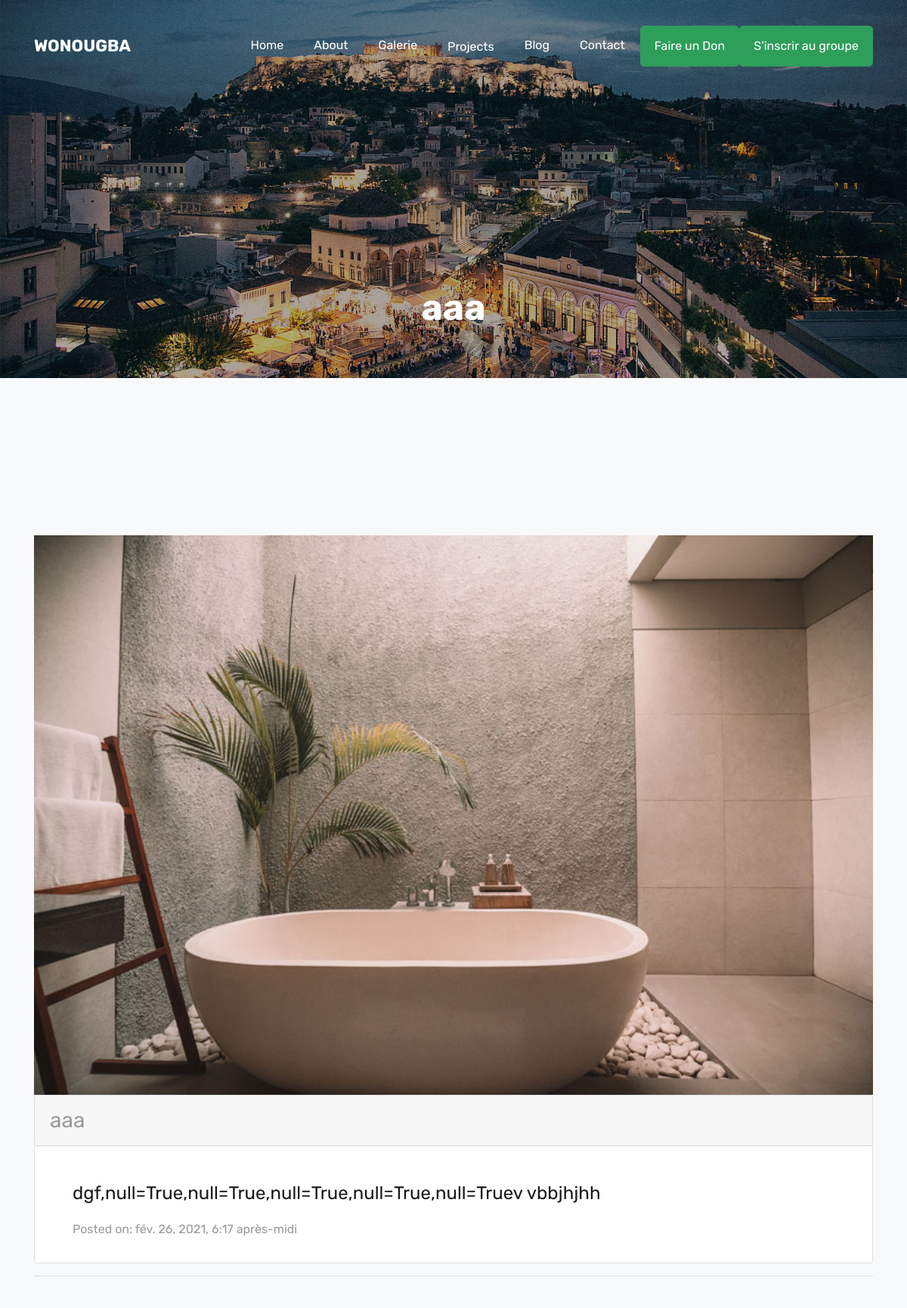
Before: /post/2/ (upper part) with the older database file.
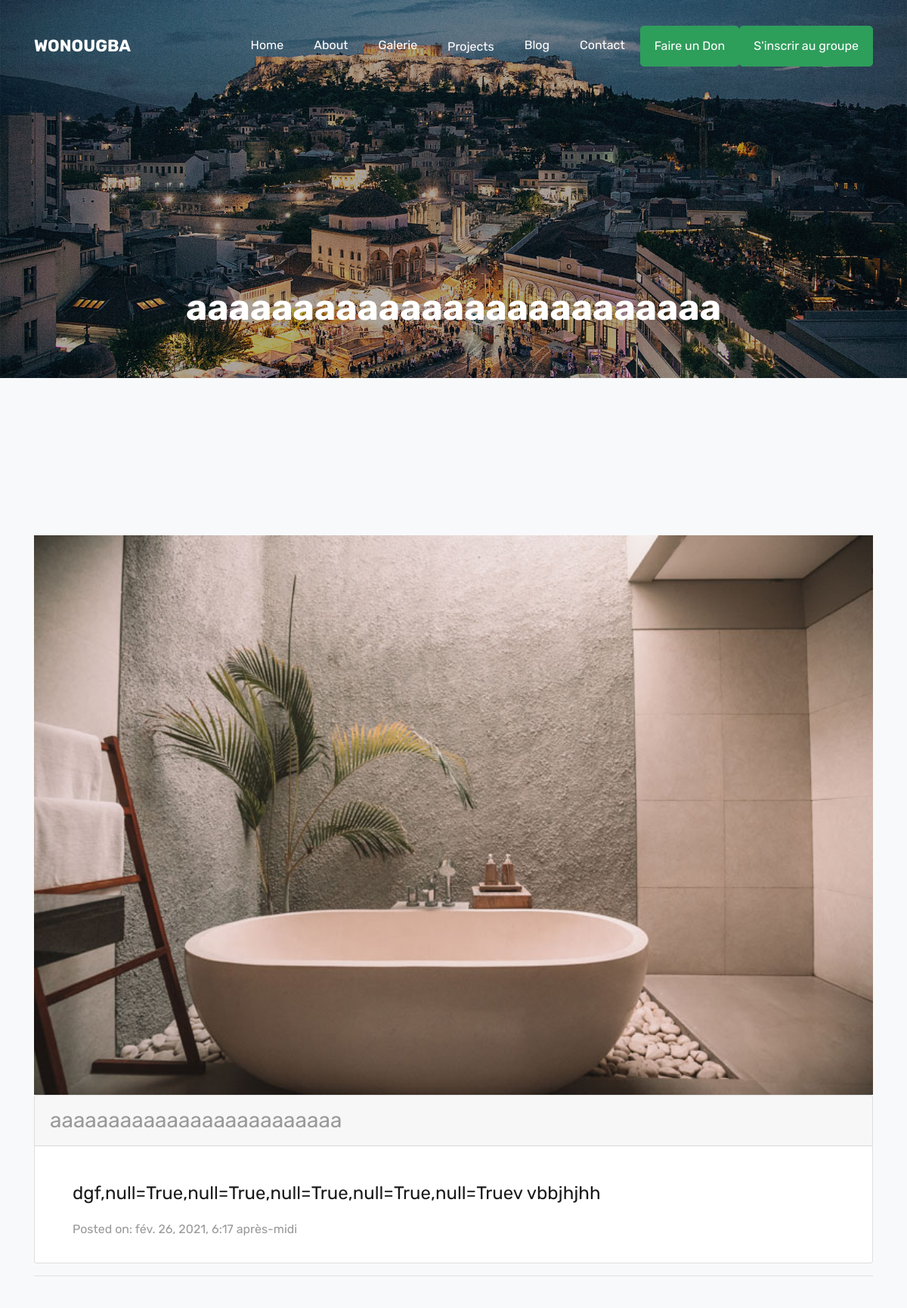
After: the same page with the newer database file.
### blog/models.py (models this page shows, shortened)
class Post(models.Model):
    author = models.ForeignKey('auth.User', on_delete=models.CASCADE,)
    title = models.CharField(max_length=200)
    text = models.TextField()
    photo = models.ImageField(upload_to='images/', null=True)
    created_date = models.DateTimeField(default=timezone.now)
    published_date = models.DateTimeField(blank=True, null=True)

### blog/views.py (the view)
# urls.py: path('post/<int:pk>/', views.PostDetailView.as_view(), name='post_detail'),
class PostDetailView(DetailView):
    model = Post

### blog/templates/blog/post_detail.html (shortened to what this page needs)
{% extends 'base1.html' %}
{% block content %}
	<section class="hero-wrap hero-wrap-2" style="background-image: url('/static/images/bg_2.jpg');" data-stellar-background-ratio="0.5">
	    <div class="overlay"></div>
	    <div class="container">
	      <div class="row no-gutters slider-text align-items-end justify-content-center">
	        <div class="col-md-9 ftco-animate pb-5 text-center">
	          <h1 class="mb-3 bread">{{ post.title }}</h1>
	        </div>
	      </div>
	    </div>
	</section>
	<section class="ftco-section bg-light" data-section="blog">
	    <div class="container">
	        <div class="row justify-content-center mb-5 pb-5">
	    </div>
				<div>
					<img src="/static/images/image_1.jpg" style="width: 100%; height: 50%;" alt="">
				</div>
		<div class="card">
			<h3 class="card-header posttitle loader">{{ post.title }} &nbsp
  			</h3>
  			<div class="card-block" style="margin-left:50px">
  		   		<br>
		   		<p class='postcontent'><h4>{{ post.text|safe|linebreaksbr }}</h4></p>
				{% if post.published_date %}
					<div class="date postdate">Posted on: {{ post.published_date }} </div>
				{% endif %}
				<br>
  			</div>
		</div>
		<hr>
		<br>
		</div>
	</section>
{% endblock %}

### templates/base1.html (shortened to what this page needs)
<!DOCTYPE html>
<html>
  <head>
    {% load static %}
    <link rel="stylesheet" href="/static/css/open-iconic-bootstrap.min.css">
    <link rel="stylesheet" href="/static/css/animate.css">
    <link rel="stylesheet" href="/static/css/owl.carousel.min.css">
    <link rel="stylesheet" href="/static/css/owl.theme.default.min.css">
    <link rel="stylesheet" href="/static/css/magnific-popup.css">
    <link rel="stylesheet" href="/static/css/aos.css">
    <link rel="stylesheet" href="/static/css/ionicons.min.css">
    <link rel="stylesheet" href="/static/css/flaticon.css">
    <link rel="stylesheet" href="/static/css/icomoon.css">
    <link rel="stylesheet" href="/static/css/style.css">
    <link rel="stylesheet" href="css/flaticon.css">
    <link rel="stylesheet" href="css/icomoon.css">
    <link rel="stylesheet" href="css/style.css">
    <link rel="stylesheet" href="css/bootstrap-datepicker.css">
    <link rel="stylesheet" href="css/jquery.timepicker.css">
  </head>
  <body class='loader'>
    <nav class="navbar navbar-expand-lg navbar-dark ftco_navbar bg-dark ftco-navbar-light" id="ftco-navbar">
      <div class="container">
        <a class="navbar-brand" href=""><span>Wonougba</span></a>
        <div class="collapse navbar-collapse">
          <ul class="navbar-nav nav ml-auto">
            <li class="nav-item"><a href="/#home" class="nav-link"><span>Home</span></a></li>
            <li class="nav-item"><a href="/#about" class="nav-link"><span>About</span></a></li>
            <li class="nav-item"><a href="/#galerie" class="nav-link"><span>Galerie</span></a></li>
            <li class="nav-item"><a href="/#projet" class="nav-link"><span></span>Projects</a></li>
            <li class="nav-item"><a href="/post/" class="nav-link"><span>Blog</span></a></li>
            <li class="nav-item"><a href="/#contact" class="nav-link"><span>Contact</span></a></li>
            <li class="nav-item cta"><a href="/don/" class="nav-link">Faire un Don</a></li>
            <li class="nav-item cta"><a href="/inscription/" class="nav-link">S'inscrir au groupe</a></li>
          </ul>
        </div>
      </div>
    </nav>
    {% block content %}
    {% endblock %}
  </body>
</html>

Changed rows visible on the page:
changed Post "dgf,null=True,null=True,null=True,null=True,null=Truev vbbjhjhh": title "aaa" → "aaaaaaaaaaaaaaaaaaaaaaaaa"
